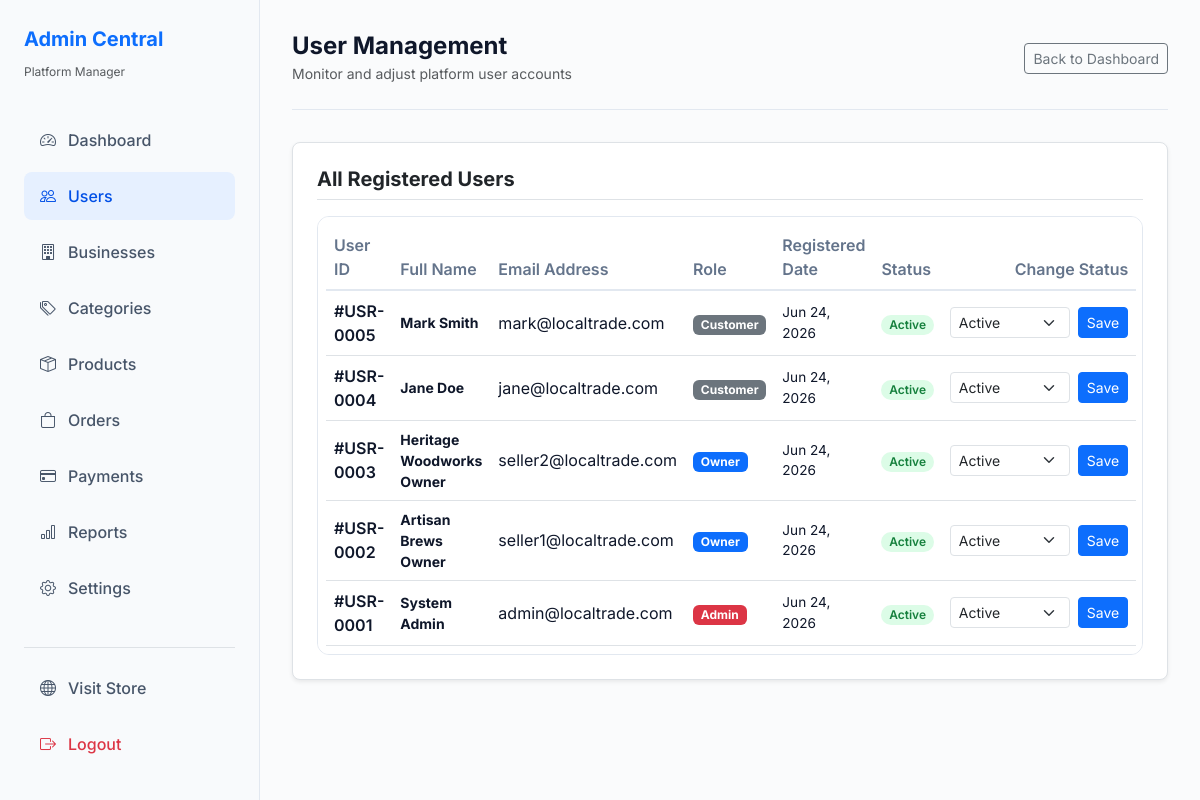
Screenshot of /admin/users/index.php (signed in) with the database file from the repository.
### tables this page shows
CREATE TABLE IF NOT EXISTS `users` (
  `id` INT AUTO_INCREMENT PRIMARY KEY,
  `full_name` VARCHAR(100) NOT NULL,
  `email` VARCHAR(100) NOT NULL UNIQUE,
  `password` VARCHAR(255) NOT NULL,
  `role` ENUM('admin', 'owner', 'customer') NOT NULL,
  `status` ENUM('active', 'inactive', 'pending') DEFAULT 'active',
  `created_at` TIMESTAMP DEFAULT CURRENT_TIMESTAMP
);

### config/config.php (called while the page is built, shortened)
<?php
function sanitize($data) {
    return htmlspecialchars(trim($data), ENT_QUOTES, 'UTF-8');
}
?>

### admin/users/index.php (the view, shortened to what this page needs)
<?php
require_once __DIR__ . '/../../config/config.php';
require_once __DIR__ . '/../../includes/functions.php';
$stmt = $pdo->query("SELECT * FROM users ORDER BY id DESC");
$users = $stmt->fetchAll();
require_once __DIR__ . '/../../includes/header.php';
?>
<div class="layout-wrapper">
    <?php require_once __DIR__ . '/../../includes/sidebar.php'; ?>
    <div class="main-content">
        <div class="top-navbar">
            <div>
                <h4 class="fw-bold m-0">User Management</h4>
                <small class="text-muted">Monitor and adjust platform user accounts</small>
            </div>
            <a href="../dashboard.php" class="btn btn-outline-secondary btn-sm">Back to Dashboard</a>
        </div>
        <div class="card border rounded-3 p-4 bg-white shadow-sm">
            <h5 class="fw-bold mb-3 border-bottom pb-2">All Registered Users</h5>
            <div class="table-responsive">
                <table class="table table-hover m-0">
                    <thead>
                        <tr>
                            <th>User ID</th>
                            <th>Full Name</th>
                            <th>Email Address</th>
                            <th>Role</th>
                            <th>Registered Date</th>
                            <th>Status</th>
                            <th class="text-end" style="width: 250px;">Change Status</th>
                        </tr>
                    </thead>
                    <tbody>
                        <?php foreach ($users as $user): ?>
                            <tr>
                                <td class="fw-semibold">#USR-<?php echo str_pad($user['id'], 4, '0', STR_PAD_LEFT); ?></td>
                                <td>
                                    <div class="fw-bold small"><?php echo sanitize($user['full_name']); ?></div>
                                </td>
                                <td><?php echo sanitize($user['email']); ?></td>
                                <td>
                                    <span class="badge <?php echo $user['role'] === 'admin' ? 'bg-danger' : ($user['role'] === 'owner' ? 'bg-primary' : 'bg-secondary'); ?>">
                                        <?php echo ucfirst($user['role']); ?>
                                    </span>
                                </td>
                                <td style="font-size: 0.85rem;"><?php echo date('M d, Y', strtotime($user['created_at'])); ?></td>
                                <td>
                                    <span class="badge badge-status status-<?php echo $user['status']; ?>">
                                        <?php echo ucfirst($user['status']); ?>
                                    </span>
                                </td>
                                <td class="text-end">
                                    <form action="index.php" method="POST" class="d-flex align-items-center justify-content-end gap-2">
                                        <select name="status" class="form-select form-select-sm" style="width: 120px;">
                                            <option value="active" <?php echo $user['status'] === 'active' ? 'selected' : ''; ?>>Active</option>
                                        </select>
                                        <button type="submit" name="update_status" class="btn btn-primary btn-sm">Save</button>
                                    </form>
                                </td>
                            </tr>
                        <?php endforeach; ?>
                    </tbody>
                </table>
            </div>
        </div>
    </div>
</div>
<?php require_once __DIR__ . '/../../includes/footer.php'; ?>

### includes/header.php (shortened to what this page needs)
<?php
require_once __DIR__ . '/../config/config.php';
?>
<!DOCTYPE html>
<html lang="en">
<head>
    <link href="https://cdn.jsdelivr.net/npm/bootstrap@5.3.0/dist/css/bootstrap.min.css" rel="stylesheet">
    <link rel="stylesheet" href="https://cdn.jsdelivr.net/npm/bootstrap-icons@1.10.5/font/bootstrap-icons.css">
    <link rel="stylesheet" href="/ecommerce-system/assets/css/style.css">
</head>
<body>

### includes/sidebar.php (shortened to what this page needs)
<?php
$role = $_SESSION['user_role'];
$current_page = $_SERVER['REQUEST_URI'];
?>
<div class="sidebar">
    <div class="brand">
        <?php if ($role === 'admin'): ?>
            <span class="fs-5 fw-bold text-primary">Admin Central</span><br>
            <small class="text-muted fw-normal" style="font-size: 0.75rem;">Platform Manager</small>
        <?php elseif ($role === 'owner'): ?>
            <span class="fs-5 fw-bold text-primary">LocalTrade</span><br>
            <small class="text-muted fw-normal" style="font-size: 0.75rem;">Seller Dashboard</small>
        <?php else: ?>
            <span class="fs-5 fw-bold text-primary">LocalTrade</span><br>
            <small class="text-muted fw-normal" style="font-size: 0.75rem;">Customer Portal</small>
        <?php endif; ?>
    </div>
    <div class="flex-grow-1">
        <?php if ($role === 'admin'): ?>
            <a href="/ecommerce-system/admin/dashboard.php" class="nav-link <?php echo (strpos($current_page, 'admin/dashboard.php') !== false) ? 'active' : ''; ?>">
                <i class="bi bi-speedometer2"></i> Dashboard
            </a>
            <a href="/ecommerce-system/admin/users/index.php" class="nav-link <?php echo (strpos($current_page, 'admin/users/') !== false) ? 'active' : ''; ?>">
                <i class="bi bi-people"></i> Users
            </a>
            <a href="/ecommerce-system/admin/businesses/index.php" class="nav-link <?php echo (strpos($current_page, 'admin/businesses/') !== false) ? 'active' : ''; ?>">
                <i class="bi bi-building"></i> Businesses
            </a>
            <a href="/ecommerce-system/admin/categories/index.php" class="nav-link <?php echo (strpos($current_page, 'admin/categories/') !== false) ? 'active' : ''; ?>">
                <i class="bi bi-tags"></i> Categories
            </a>
            <a href="/ecommerce-system/admin/products/index.php" class="nav-link <?php echo (strpos($current_page, 'admin/products/') !== false) ? 'active' : ''; ?>">
                <i class="bi bi-box-seam"></i> Products
            </a>
            <a href="/ecommerce-system/admin/orders/index.php" class="nav-link <?php echo (strpos($current_page, 'admin/orders/') !== false) ? 'active' : ''; ?>">
                <i class="bi bi-bag"></i> Orders
            </a>
            <a href="/ecommerce-system/admin/payments/index.php" class="nav-link <?php echo (strpos($current_page, 'admin/payments/') !== false) ? 'active' : ''; ?>">
                <i class="bi bi-credit-card"></i> Payments
            </a>
            <a href="/ecommerce-system/admin/reports/index.php" class="nav-link <?php echo (strpos($current_page, 'admin/reports/') !== false) ? 'active' : ''; ?>">
                <i class="bi bi-bar-chart"></i> Reports
            </a>
            <a href="/ecommerce-system/admin/settings/index.php" class="nav-link <?php echo (strpos($current_page, 'admin/settings/') !== false) ? 'active' : ''; ?>">
                <i class="bi bi-gear"></i> Settings
            </a>
        <?php endif; ?>
    </div>
    <div class="border-top pt-3 mt-3">
        <a href="/ecommerce-system/index.php" class="nav-link">
            <i class="bi bi-globe"></i> Visit Store
        </a>
        <a href="/ecommerce-system/auth/logout.php" class="nav-link text-danger">
            <i class="bi bi-box-arrow-right"></i> Logout
        </a>
    </div>
</div>

### includes/footer.php (shortened to what this page needs)
</body>
</html>

### assets/css/style.css (style rules this page uses)
:root { --primary-blue: #004fe6; --primary-blue-hover: #003db3; --primary-blue-light: #e6f0ff; --dark-slate: #0f172a; --text-muted: #64748b; --border-color: #e2e8f0; --card-shadow: 0 4px 6px -1px rgb(0 0 0 / 0.05), 0 2px 4px -2px rgb(0 0 0 / 0.05); --card-shadow-hover: 0 10px 15px -3px rgb(0 0 0 / 0.1), 0 4px 6px -4px rgb(0 0 0 / 0.1); --sidebar-bg: #f8fafc; --bg-main: #f1f5f9; }
body { font-family: 'Inter', sans-serif; color: var(--dark-slate); background-color: #fafbfc; }
.layout-wrapper { display: flex; min-height: 100vh; }
.sidebar { width: 260px; background-color: var(--sidebar-bg); border-right: 1px solid var(--border-color); display: flex; flex-direction: column; padding: 1.5rem; flex-shrink: 0; }
.sidebar .brand { font-weight: 700; font-size: 1.25rem; color: var(--primary-blue); margin-bottom: 2rem; }
.sidebar .nav-link { display: flex; align-items: center; gap: 0.75rem; padding: 0.75rem 1rem; color: #475569; border-radius: 0.5rem; text-decoration: none; font-weight: 500; margin-bottom: 0.5rem; transition: all 0.2s ease; }
.sidebar .nav-link.active { background-color: var(--primary-blue-light); color: var(--primary-blue); }
.main-content { flex-grow: 1; background-color: #fafbfc; padding: 2rem; overflow-y: auto; }
.top-navbar { display: flex; align-items: center; justify-content: space-between; padding-bottom: 1.5rem; border-bottom: 1px solid var(--border-color); margin-bottom: 2rem; }
.badge-status { padding: 0.35em 0.65em; font-size: 0.75em; font-weight: 600; border-radius: 50rem; }
.status-approved, .status-active, .status-paid, .status-delivered, .status-completed { background-color: #dcfce7; color: #15803d; }
.table-responsive { border: 1px solid var(--border-color); border-radius: 12px; background: #ffffff; padding: 0.5rem; }
.table th { font-weight: 600; color: var(--text-muted); border-bottom: 2px solid var(--border-color); background: #ffffff; }
.table td { vertical-align: middle; color: var(--dark-slate); }

### rows the page displays
users: id "0005", full_name "Mark Smith", email "mark@localtrade.com", role "Customer", created_at "Jun 24, 2026", status "Active"
users: id "0004", full_name "Jane Doe", email "jane@localtrade.com", role "Customer", created_at "Jun 24, 2026", status "Active"
users: id "0003", full_name "Heritage Woodworks Owner", email "seller2@localtrade.com", role "Owner", created_at "Jun 24, 2026", status "Active"
users: id "0002", full_name "Artisan Brews Owner", email "seller1@localtrade.com", role "Owner", created_at "Jun 24, 2026", status "Active"
users: id "0001", full_name "System Admin", email "admin@localtrade.com", role "Admin", created_at "Jun 24, 2026", status "Active"
